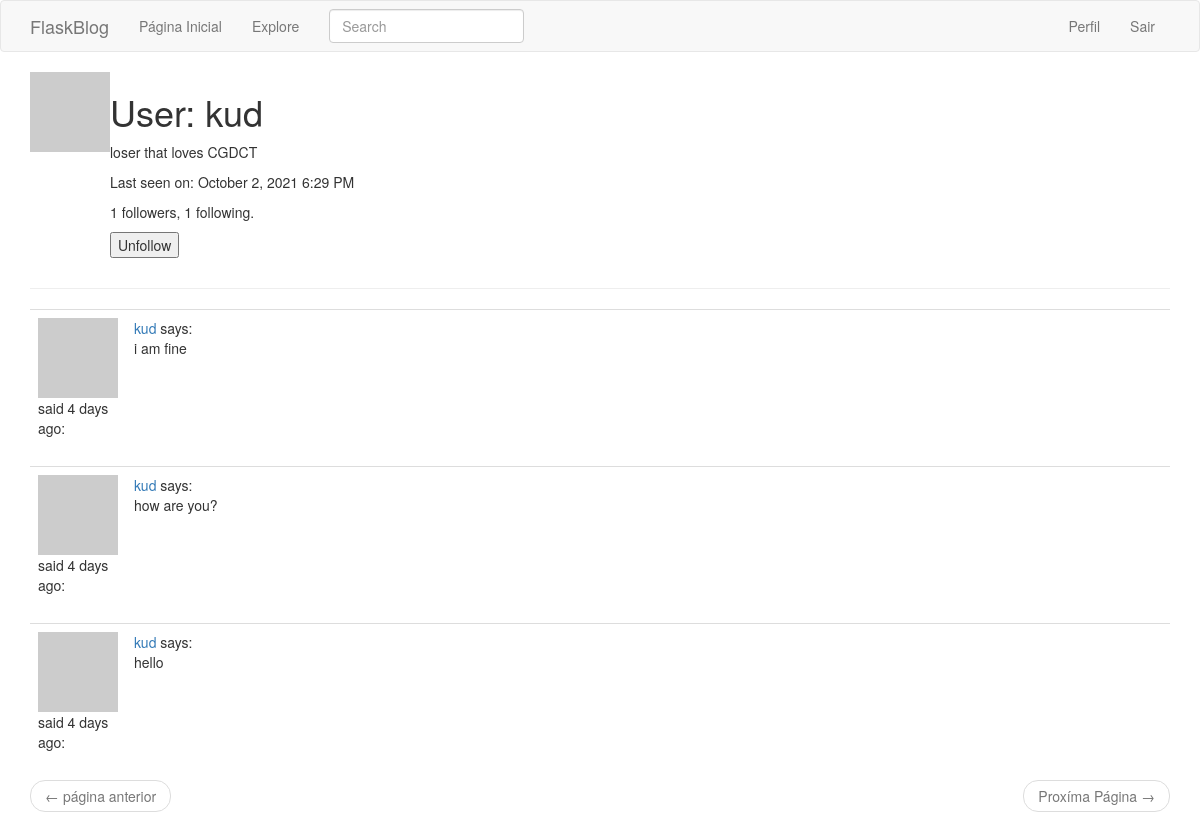
Page /user/kud (signed in) on the committed database.
### app/models.py (models this page shows, shortened)
class User(UserMixin, db.Model):
    id = db.Column(db.Integer, primary_key=True)
    username = db.Column(db.String(64), index=True, unique=True)
    email = db.Column(db.String(120), index=True, unique=True)
    password_hash = db.Column(db.String(128))
    posts = db.relationship('Post', backref='author', lazy='dynamic')
    about_me = db.Column(db.String(140))
    last_seen = db.Column(db.DateTime, default=datetime.utcnow)
    followed = db.relationship(
        'User', secondary=followers,
        primaryjoin=(followers.c.follower_id == id),
        secondaryjoin=(followers.c.followed_id == id),
        backref=db.backref('followers', lazy='dynamic'), lazy='dynamic'
    )
    def is_following(self, user):
        return self.followed.filter(
            followers.c.followed_id == user.id).count() > 0
    def avatar(self, size):
        digest = md5(self.email.lower().encode('utf-8')).hexdigest()
        return 'https://www.gravatar.com/avatar/{}?d=identicon&s={}'.format(
            digest, size)

class SearchableMixin(object):
    @classmethod
    def before_commit(cls, session):
        session._changes = {
            'add': list(session.new),
            'update': list(session.dirty),
            'delete': list(session.deleted)
        }
    @classmethod
    def after_commit(cls, session):
        for obj in session._changes['add']:
            if isinstance(obj, SearchableMixin):
                add_to_index(obj.__tablename__, obj)
        for obj in session._changes['update']:
            if isinstance(obj, SearchableMixin):
                add_to_index(obj.__tablename__, obj)
        for obj in session._changes['delete']:
            if isinstance(obj, SearchableMixin):
                remove_from_index(obj.__tablename__, obj)
        session._changes = None

class Post(SearchableMixin, db.Model):
    __searchable__ = ['body']
    id = db.Column(db.Integer, primary_key=True)
    body = db.Column(db.String(140))
    timestamp = db.Column(db.DateTime, index=True, default=datetime.utcnow)
    user_id = db.Column(db.Integer, db.ForeignKey('user.id'))

### app/main/routes.py (the view)
@bp.route('/user/<username>')
@login_required
def user(username):
    user = User.query.filter_by(username=username).first_or_404()
    page = request.args.get('page', 1, type=int)
    posts = user.posts.order_by(Post.timestamp.desc()).paginate(
        page, current_app.config['POSTS_PER_PAGE'], False)
    next_url = url_for('main.user', username=user.username, page=posts.next_num) \
        if posts.has_next else None
    prev_url = url_for('mainuser', username=user.username, page=posts.prev_num) \
        if posts.has_prev else None
    form = EmptyForm()
    return render_template('user.html', user=user, posts=posts.items,
                           next_url=next_url, prev_url=prev_url, form=form)

### app/main/forms.py
class SearchForm(FlaskForm):
    q = StringField(('Search'), validators=[DataRequired()])
    def __init__(self, *args, **kwargs):
        if 'formdata' not in kwargs:
            kwargs['formdata'] = request.args
        if 'csrf_enabled' not in kwargs:
            kwargs['csrf_enabled'] = False
        super(SearchForm, self).__init__(*args, **kwargs)

class EmptyForm(FlaskForm):
    submit = SubmitField('Submit')

### app/main/routes.py (called while the page is built)
@bp.before_request
def before_request():
    if current_user.is_authenticated:
        current_user.last_seen = datetime.utcnow()
        db.session.commit()
        g.search_form = SearchForm()

### app/models.py (called while the page is built)
@login.user_loader
def load_user(id):
    return User.query.get(int(id))

### app/templates/user.html (shortened to what this page needs)
{% extends "base.html" %}
{% block app_content %}
    <table>
        <tr valign="top">
            <td><img src="{{ user.avatar(128) }}"></td>
            <td>
                <h1>User: {{ user.username }}</h1>
                {% if user.about_me %}<p>{{ user.about_me }}</p>{% endif %}
                {% if user.last_seen %}
                <p>Last seen on: {{ moment(user.last_seen).format('LLL') }}</p>
                {% endif %}
                <p>{{ user.followers.count() }} followers, {{ user.followed.count() }} following.</p>
                {% if user == current_user %}
                <p><a href="{{ url_for('main.edit_profile') }}">Edit your profile</a></p>
                {% else %}
                <p>
                    <form action="{{ url_for('main.unfollow', username=user.username) }}" method="post">
                        {{ form.submit(value='Unfollow') }}
                    </form>
                </p>
                {% endif %}
            </td>
        </tr>
    </table>
    <hr>
    {% for post in posts %}
        {% include '_post.html' %}
    {% endfor %}
    <nav aria-label="...">
        <ul class="pager">
            <li class="previous{% if not prev_url %} disabled{% endif %}">
                <a href="{{ prev_url or '#' }}">
                    <span aria-hidden="true">&larr;</span> página anterior
                </a>
            </li>
            <li class="next{% if not next_url %} disabled{% endif %}">
                <a href="{{ next_url or '#' }}">
                    Proxíma Página <span aria-hidden="true">&rarr;</span>
                </a>
            </li>
        </ul>
    </nav>
{% endblock %}

### app/templates/_post.html
<table class="table table-hover">
    <tr>
        <td width="70px">
            <a href="{{ url_for('main.user', username=post.author.username) }}">
                <img src="{{ post.author.avatar(70) }}" />
            </a>
            said {{ moment(post.timestamp).fromNow() }}:
            <br>
        </td>
        <td>
            <a href="{{ url_for('main.user', username=post.author.username) }}">
                {{ post.author.username }}
            </a>
            says:
            <br>
            {{ post.body }}
        </td>
    </tr>
</table>

### rows in the picture
User: username "kud", about_me "loser that loves CGDCT", last_seen "October 2, 2021 6:29 PM"
Post: timestamp "4 days ago", author.username "kud", body "i am fine"
Post: timestamp "4 days ago", author.username "kud", body "how are you?"
Post: timestamp "4 days ago", author.username "kud", body "hello"

### other values in the picture
{{ user.followers.count() }} "1"
{{ user.followed.count() }} "1"
